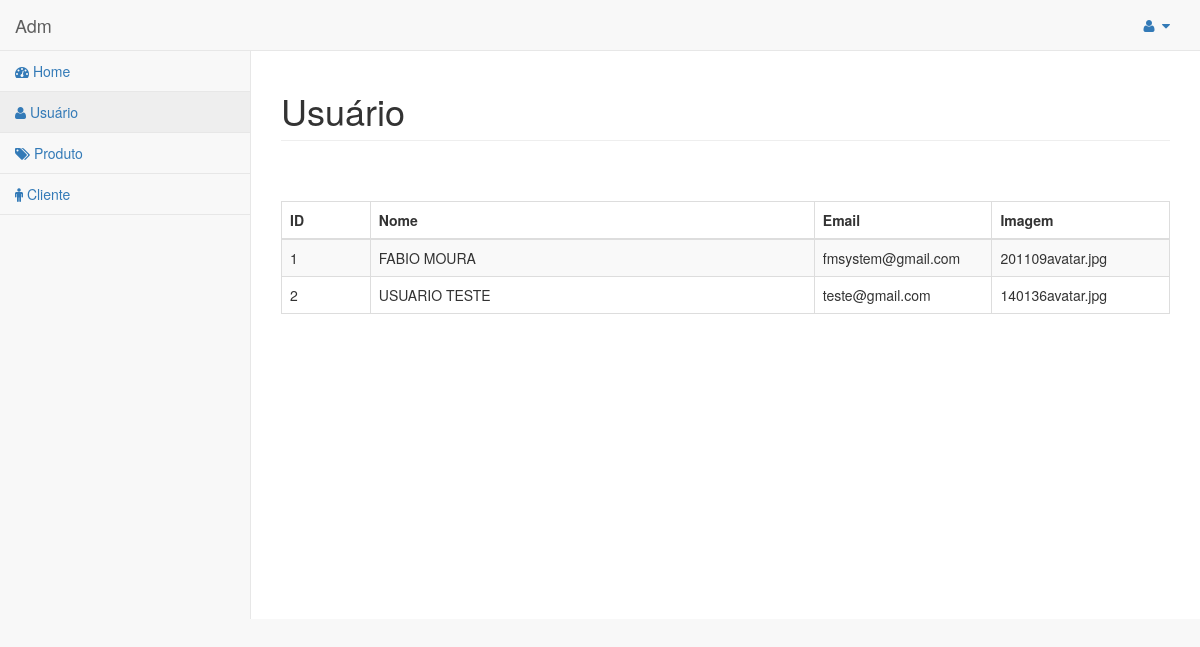
/adm/usuario.php, run on the app's committed database.
### tables this page shows
CREATE TABLE IF NOT EXISTS `tbusuario` (
  `id` int(11) NOT NULL AUTO_INCREMENT,
  `nome` varchar(100) NOT NULL,
  `email` varchar(50) NOT NULL,
  `senha` varchar(32) NOT NULL,
  `tipo` char(1) DEFAULT NULL,
  `imagem` varchar(100) NOT NULL,
  PRIMARY KEY (`id`)
);

### adm/usuario.php (the view, shortened to what this page needs)
<?php
include_once '../conexao/conexao.php';
$sql = "select * from tbusuario";
$result = $conn->query($sql);
?>
<!DOCTYPE html>
<html lang="pt">
    <head>
        <?php include_once 'cabecalho.php'; ?>
    </head>
    <body>
        <div id="wrapper">
            <?php include_once 'menu.php'; ?>
            <div id="page-wrapper">
                <div class="row">
                    <div class="col-lg-12">
                        <h1 class="page-header">Usuário</h1>
                        <br /><br />
                        <table class="table table-striped table-bordered table-hover">
                            <thead>
                                <tr>
                                    <th style="width: 10%;">ID</th>
                                    <th style="width: 50%;">Nome</th>
                                    <th style="width: 20%;">Email</th>
                                    <th style="width: 20%;">Imagem</th>
                                </tr>
                            </thead>
                            <tbody>
                                <?php
                                if ($result->num_rows > 0) {
                                    while ($row = $result->fetch_assoc()) {
                                        ?>
                                        <tr>
                                            <td><?php echo $row['id']; ?></td>
                                            <td><?php echo $row['nome']; ?></td>
                                            <td><?php echo $row['email']; ?></td>
                                            <td><?php echo $row['imagem']; ?></td>
                                        </tr>
                                        <?php
                                    }
                                }
                                ?>
                            </tbody>
                        </table>
                    </div>
                </div>
            </div>
        </div>
    </body>
</html>

### data on the page
tbusuario: id "1", nome "FABIO MOURA", email "fmsystem@gmail.com", imagem "201109avatar.jpg"
tbusuario: id "2", nome "USUARIO TESTE", email "teste@gmail.com", imagem "140136avatar.jpg"
